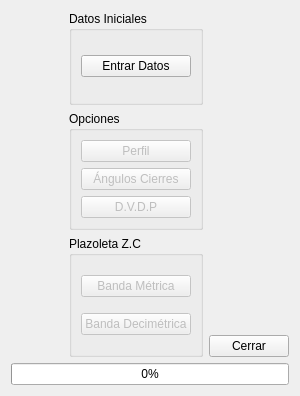
<?xml version="1.0" encoding="UTF-8"?>
<ui version="4.0">
 <class>QVentanaInicialERLyPOV</class>
 <widget class="QWidget" name="QVentanaInicialERLyPOV">
  <property name="geometry">
   <rect>
    <x>0</x>
    <y>0</y>
    <width>300</width>
    <height>396</height>
   </rect>
  </property>
  <property name="windowTitle">
   <string>Form</string>
  </property>
  <layout class="QGridLayout" name="gridLayout_3">
   <item row="0" column="1">
    <widget class="QGroupBox" name="groupBox_2">
     <property name="title">
      <string>Datos Iniciales</string>
     </property>
     <layout class="QGridLayout" name="gridLayout">
      <item row="0" column="0">
       <widget class="QPushButton" name="pB_EntrarDatos">
        <property name="text">
         <string>Entrar Datos</string>
        </property>
       </widget>
      </item>
     </layout>
    </widget>
   </item>
   <item row="1" column="1">
    <widget class="QGroupBox" name="groupBox_3">
     <property name="title">
      <string>Opciones</string>
     </property>
     <layout class="QGridLayout" name="gridLayout_2">
      <item row="1" column="0">
       <widget class="QPushButton" name="pB_AngulosCierre">
        <property name="enabled">
         <bool>false</bool>
        </property>
        <property name="text">
         <string>Ángulos Cierres</string>
        </property>
       </widget>
      </item>
      <item row="2" column="0">
       <widget class="QPushButton" name="pB_DVDP">
        <property name="enabled">
         <bool>false</bool>
        </property>
        <property name="text">
         <string>D.V.D.P</string>
        </property>
       </widget>
      </item>
      <item row="0" column="0">
       <widget class="QPushButton" name="pB_Perfil">
        <property name="enabled">
         <bool>false</bool>
        </property>
        <property name="text">
         <string>Perfil</string>
        </property>
       </widget>
      </item>
     </layout>
    </widget>
   </item>
   <item row="2" column="1" rowspan="2">
    <widget class="QGroupBox" name="gB_Plazoleta">
     <property name="title">
      <string>Plazoleta Z.C</string>
     </property>
     <layout class="QVBoxLayout" name="verticalLayout_2">
      <item>
       <widget class="QPushButton" name="pB_BandaMetrica">
        <property name="enabled">
         <bool>false</bool>
        </property>
        <property name="text">
         <string>Banda Métrica</string>
        </property>
       </widget>
      </item>
      <item>
       <widget class="QPushButton" name="pB_BandaDecimetrica">
        <property name="enabled">
         <bool>false</bool>
        </property>
        <property name="text">
         <string>Banda Decimétrica</string>
        </property>
       </widget>
      </item>
     </layout>
    </widget>
   </item>
   <item row="3" column="2">
    <widget class="QPushButton" name="pB_Cerrar">
     <property name="text">
      <string>Cerrar</string>
     </property>
    </widget>
   </item>
   <item row="4" column="0" colspan="3">
    <widget class="QProgressBar" name="pBar_Progreso">
     <property name="value">
      <number>0</number>
     </property>
     <property name="alignment">
      <set>Qt::AlignCenter</set>
     </property>
    </widget>
   </item>
   <item row="5" column="0" colspan="3">
    <layout class="QHBoxLayout" name="horizontalLayout"/>
   </item>
  </layout>
 </widget>
 <resources/>
 <connections/>
</ui>
